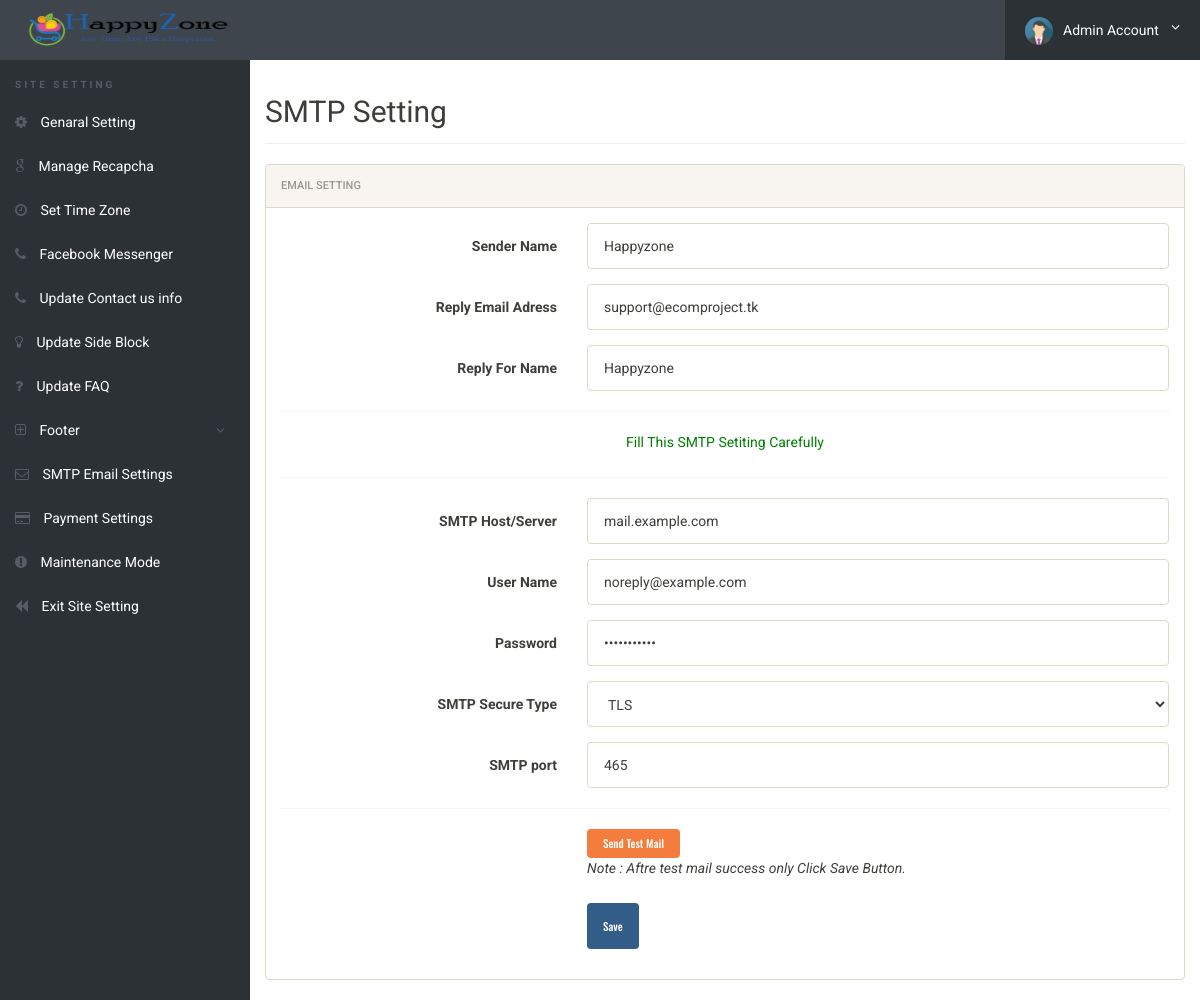
/admin/mailer.php (signed in), run on the app's committed database.
### tables this page shows
CREATE TABLE `genaralsetting` (
  `id` int(11) NOT NULL,
  `setting_name` varchar(250) NOT NULL,
  `setting_description` varchar(250) NOT NULL
);

CREATE TABLE `emailsetting` (
  `id` int(11) NOT NULL,
  `senderName` varchar(100) NOT NULL,
  `host` varchar(100) NOT NULL,
  `username` varchar(100) NOT NULL,
  `password` varchar(100) NOT NULL,
  `secureType` varchar(10) NOT NULL,
  `port` int(5) DEFAULT NULL,
  `replyEmail` varchar(255) NOT NULL,
  `replyName` varchar(255) NOT NULL
);

### admin/mailer.php (the view, shortened to what this page needs)
<?php
include('../config/config.php');
if(strlen($_SESSION['alogin'])==0)
	{
header('location:index.php');
}
else{
?>
<!doctype html>
<html lang="en" class="no-js">
<head>
	<link rel="stylesheet" href="css/font-awesome.min.css">
	<link rel="stylesheet" href="css/bootstrap.min.css">
	<link rel="stylesheet" href="css/dataTables.bootstrap.min.css">
	<link rel="stylesheet" href="css/bootstrap-social.css">
	<link rel="stylesheet" href="css/bootstrap-select.css">
	<link rel="stylesheet" href="css/fileinput.min.css">
	<link rel="stylesheet" href="css/awesome-bootstrap-checkbox.css">
	<link rel="stylesheet" href="css/style.css">
</head>
<body>
	<?php include('includes/header.php');?>
	<div class="ts-main-content">
	<?php include('includes/leftbar-site-settings.php');?>
		<div class="content-wrapper">
			<div class="container-fluid">
				<div class="row">
					<div class="col-md-12">
						<h2 class="page-title">SMTP Setting</h2>
								<div class="panel panel-default">
									<div class="panel-heading">Email Setting</div>
									<div class="panel-body">
										<form name="Category" method="post" class="form-horizontal" onSubmit="return valid();">
				                    <?php $query=mysqli_query($con,"SELECT * FROM emailsetting where id=1");
					                     while($row=mysqli_fetch_array($query))
					                     {
					                     ?>
										<div class="form-group">
												<label class="col-sm-4 control-label">Sender Name</label>
												<div class="col-sm-8">
													<input type="text" placeholder="Sender Name"  name="sendername" class="form-control" value="<?php echo htmlentities($row['senderName']);?>" required>
												</div>
											</div>
											<div class="form-group">
												<label class="col-sm-4 control-label">Reply Email Adress</label>
												<div class="col-sm-8">
													<input type="text" placeholder="example@domain.com"  name="replyemail" class="form-control" value="<?php echo htmlentities($row['replyEmail']);?>" required>
												</div>
											</div>
											<div class="form-group">
												<label class="col-sm-4 control-label">Reply For Name</label>
												<div class="col-sm-8">
													<input type="text" placeholder="Name"  name="replyname" class="form-control" value="<?php echo htmlentities($row['replyName']);?>" required>
												</div>
											</div>
											<div class="hr-dashed"></div>
											<p align="center" style="color: green">Fill This SMTP Setiting Carefully</p>
											<div class="hr-dashed"></div>
											<div class="form-group">
												<label class="col-sm-4 control-label">SMTP Host/Server</label>
												<div class="col-sm-8">
													<input type="text" placeholder="Host/Server"  name="server" class="form-control" value="<?php echo htmlentities($row['host']);?>" required>
												</div>
											</div>
											<div class="form-group">
												<label class="col-sm-4 control-label">User Name</label>
												<div class="col-sm-8">
													<input type="text" placeholder="example@domain.com" name="username" class="form-control" value="<?php echo htmlentities($row['username']);?>" required>
												</div>
											</div>
											<div class="form-group">
												<label class="col-sm-4 control-label">Password</label>
												<div class="col-sm-8">
													<input type="password" placeholder="password"  name="password" class="form-control" value="<?php echo htmlentities($row['password']);?>" required>
												</div>
											</div>
											<div class="form-group">
												<label class="col-sm-4 control-label">SMTP Secure Type</label>
												<div class="col-sm-8">
													<select class="form-control" name="securetype">
													<option value="tls">TLS</option>
													</select>
												</div>
											</div>
											<div class="form-group">
												<label class="col-sm-4 control-label">SMTP port</label>
												<div class="col-sm-8">
													<input type="text" placeholder="port" name="port" class="form-control" value="<?php echo htmlentities($row['port']);?>" required>
												</div>
											</div>
											<div class="hr-dashed"></div>
											<?php } ?>
											<div class="form-group">
												<div class="col-sm-8 col-sm-offset-4">
													<button class="btn btn-warning" style="line-height : 5px;" name="testmail" type="submit">Send Test Mail</button>
													<p><i>Note : Aftre test mail success only Click Save Button.</i></p>
													<button class="btn btn-primary" name="submit" type="submit">Save</button>
												</div>
											</div>
										</form>
			</div>
		</div>
	</div>
</body>
</html>
<?php } ?>

### admin/includes/header.php (shortened to what this page needs)
<div class="brand clearfix">
	<?php $query=mysqli_query($con,"select setting_description from genaralsetting where id=4");
                while($row=mysqli_fetch_array($query))
                {
                ?>
                <?php $logophoto=$row['setting_description'];
                if($logophoto==""):
                ?>
                <a href="dashboard.php">&nbsp;&nbsp;&nbsp;&nbsp;&nbsp;<img src="../images/logo/logo.png" alt="" class="header" /></a>
                <?php else:?>
                <a href="dashboard.php">&nbsp;&nbsp;&nbsp;&nbsp;&nbsp;<img src="../images/logo/<?php echo htmlentities($logophoto);?>" alt="" class="header"/></a>&nbsp;
                <?php endif;?><?php } ?>
		<ul class="ts-profile-nav">
			<li class="ts-account">
				<a href="#"><img src="img/ts-avatar.jpg" class="ts-avatar hidden-side" alt="">Admin Account <i class="fa fa-angle-down hidden-side"></i></a>
			</li>
		</ul>
	</div>

### admin/css/style.css (style rules this page uses)
html { font-size: 14px; }
@media only screen and (min-width: 480px) { html { font-size: 17px; } }
@media only screen and (min-width: 768px) { html { font-size: 14px; } }
@media only screen and (min-width: 1024px) { p { font-size: 1em; margin-bottom: 1.8em; } }
@media only screen and (min-width: 600px) { img.header { padding: 6px; width: 100px; height: 58px; } }
@media only screen and (min-width: 768px) { img.header { padding: 6px; width: 100px; height: 58px; } }
@media only screen and (min-width: 992px) { img.header { padding: 9px; width: 220px; height: 58px; } }
@media only screen and (min-width: 1200px) { img.header { padding: 9px; width: 220px; height: 58px; } }
body { font-size: 1em; }
a { color: #37a6c4; }
.btn { font-family: 'Oswald', sans-serif; }
.hr-dashed { background-color: transparent; border-top: 1px dotted #edf0f5; color: transparent; height: 1px; margin: 20px 0; }
.panel { overflow: hidden; }
ul, li { margin: 0; padding: 0; list-style: none; }
.btn { text-transform: none; }
.page-title { padding-bottom: 15px; margin-bottom: 20px; border-bottom: 1px solid #f0f0f0; }
.brand { background: #3e454c; position: relative; z-index: 3; position: fixed; width: 100%; top: 0; }
.brand .ts-profile-nav { float: right; display: none; }
.brand .ts-profile-nav li { float: left; position: relative; }
.brand .ts-profile-nav li a { display: block; padding: 20px; color: #fff; }
.brand .ts-profile-nav .ts-account .fa-angle-down { float: right; }
.brand .ts-profile-nav .ts-account > a { width: 195px; background: #2c3136; }
.brand .ts-profile-nav .ts-account .ts-avatar { border-radius: 50%; height: 28px; margin: -10px 0; margin-right: 10px; }
@media only screen and (min-width: 992px) { .brand .ts-profile-nav { display: block; } }
.ts-main-content .content-wrapper { padding-top: 15px; margin-top: 60px; }
@media only screen and (min-width: 992px) { .ts-main-content .content-wrapper { margin-left: 250px; } }

### data on the page
genaralsetting: setting_description (picture)
emailsetting: sendername "Happyzone", replyemail "support@ecomproject.tk", replyname "Happyzone", server "mail.example.com", username "noreply@example.com", port "465"
